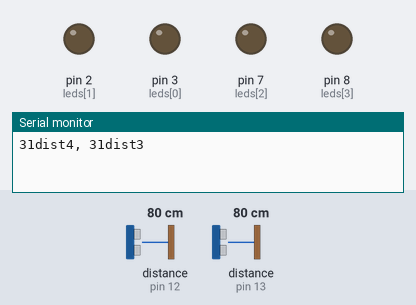
A sketch run on a simulated Arduino Uno, built with avr-gcc and run on an emulated ATmega328P. Parts: output pins drawn as LEDs (lit = HIGH), the last lines printed to the serial monitor. Wiring (inferred from the names in the program): 2 × ultrasonic range finder: trigger pin 4, echo pin 12 / trigger pin 13, echo pin 13. The test bench sets the inputs (shaded band); at power-on: distance to the obstacle (sensors on pin 12, pin 13) 80 cm. The echo pulse lasts 58.3 µs per cm; pins used as bus, display or sensor lines are not drawn.

Above: at 0.06 s.
At 1.2 s:
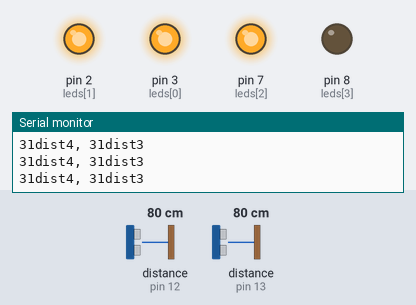
1.3 s: distance to the obstacle (sensor on pin 12) set to 57 cm
2.8 s: distance to the obstacle (sensor on pin 12) set to 49 cm
At 3.9 s:
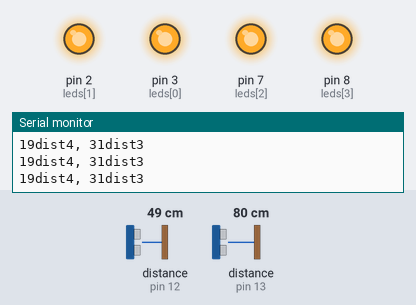
4.4 s: distance to the obstacle (sensor on pin 13) set to 35 cm
Timing chart, 0 to 7.4 s (numbered marks = the images above; inputs shaded):
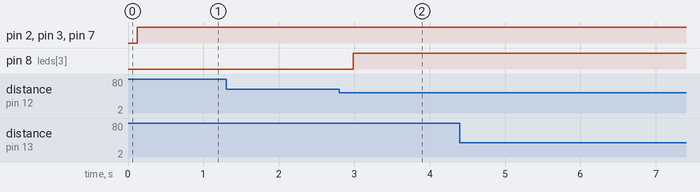

Measured:
- the behaviour switches between 54 and 53 cm on distance to the obstacle (sensor on pin 12) (found by bisection; images 1 and 2)
- after the input at 2.8 s, pin 8 (leds[3]): LOW → HIGH after 0.19 s

The sketch:

batbox.ino
```cpp
// (licence header left out)
const int pingPin4 = 4;
const int inPin4 = 12;

const int sigPin3 = 13;

// The LED pins and the distance that triggers the pin to go HIGH
const int leds[4] = {3,2,7,8};
const int dist[4] = {180,60,35,20};
const int ledCount = 4;

const int blinkDelay = 0;

const long loopDelay = 100;

// Stores the distance from the last distance measurement
// Using two sequential measurements to avoid mis-measurement and too much blinking LEDs
long lastDistance4 = -1;
long lastDistance3 = -1;

void setup() {
  Serial.begin(9600);
  int i;
  for (i = 0; i < ledCount; i = i + 1) {
    pinMode(leds[i], OUTPUT);
  }
}

void loop() {
  long duration4, duration3, inches, cm;

  //collecting distance measurement
  duration4 = measure4PinDistance(pingPin4, inPin4);
  duration3 = measure3PinDistance(sigPin3);
  long dist4 = microsecondsToInches(duration4);
  long dist3 = microsecondsToInches(duration3);
  Serial.print(dist4);
  Serial.print("dist4, ");
  Serial.print(dist3);
  Serial.print("dist3");
  Serial.println();

  int i;
  //blink the LEDs (turn them all off)
  for (i = 0; i < ledCount; i = i + 1) {
    digitalWrite(leds[i], LOW);
  }
  delay(blinkDelay);

  // if last measurement and current measurement are below thresholds
  // turn on the respective LEDs
  for (i = 0; i < ledCount; i = i + 1) {
    if( (lastDistance4 >= 0 && lastDistance4 <= dist[i] && dist4 <= dist[i] )
    ||  (lastDistance3 >= 0 && lastDistance3 <= dist[i] && dist3 <= dist[i] )
    ){
      digitalWrite(leds[i], HIGH);
    }
  }

  lastDistance3 = dist3;
  lastDistance4 = dist4;
  delay(loopDelay);
}

/**
 * Measures the distance using a 4-pin ultrasonic distance sensor.
 * pingPin - Trigger pin on sensor
 * inPin   - Echo pin on sensor
 * Returning the measurement in 'raw' format as coming from sensor.
 */
long measure4PinDistance(int pingPin, int inPin){
  pinMode(pingPin, OUTPUT);
  digitalWrite(pingPin, LOW);
  delayMicroseconds(2);
  digitalWrite(pingPin, HIGH);
  delayMicroseconds(10);
  digitalWrite(pingPin, LOW);

  pinMode(inPin, INPUT);

  return pulseIn(inPin, HIGH);;
}

/**
 * Measures the distance using a 3-pin ultrasonic distance sensor.
 * sigPin - Trigger and echo pin on sensor (switching write and read)
 * Returning the measurement in 'raw' format as coming from sensor.
 */
long measure3PinDistance(int sigPin){
  pinMode(sigPin, OUTPUT);
  digitalWrite(sigPin, LOW);
  delayMicroseconds(2);
  digitalWrite(sigPin, HIGH);
  delayMicroseconds(10);
  digitalWrite(sigPin, LOW);

  pinMode(sigPin, INPUT);
  return pulseIn(sigPin, HIGH);
}


long microsecondsToInches(long microseconds) {
  // According to Parallax's datasheet for the PING))), there are
  // 73.746 microseconds per inch (i.e. sound travels at 1130 feet per
  // second).  This gives the distance travelled by the ping, outbound
  // and return, so divide by 2 to get the distance of the obstacle.
  // See: http://www.parallax.com/dl/docs/prod/acc/28015-PING-v1.3.pdf
  return microseconds / 74 / 2;
}

long microsecondsToCentimeters(long microseconds) {
  // The speed of sound is 340 m/s or 29 microseconds per centimeter.
  // The ping travels out and back, so to find the distance of the
  // object take half of the distance travelled.
  return microseconds / 29 / 2;
}
```
